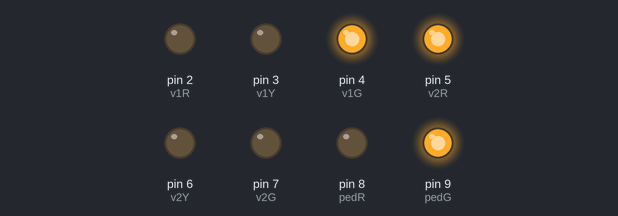
The sketch below on a simulated Arduino Uno, built with avr-gcc and run on an emulated ATmega328P. On the bench: output pins drawn as LEDs (lit = HIGH).

Above: at 2.5 s.
At 6.0 s:
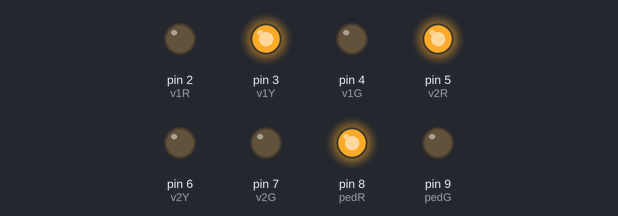
At 9.5 s:
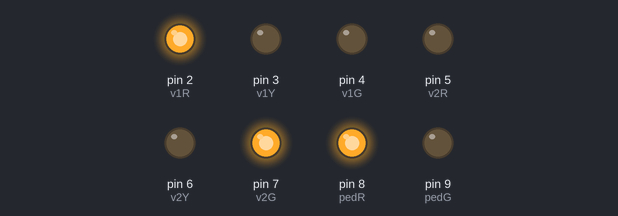
At 13.0 s:
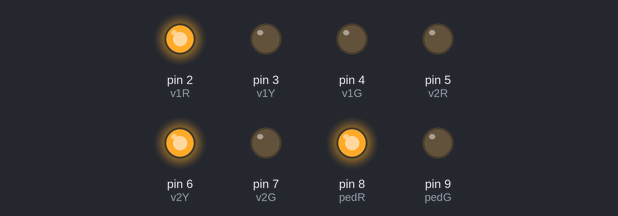
Timing chart, 0 to 18.2 s (numbered marks = the images above):
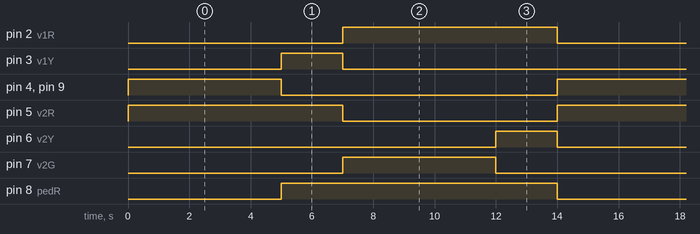

Measured:
- by itself, pin 2 (v1R), pin 5 (v2R): alternates HIGH for 7.0 s and LOW for 7.0 s
- by itself, pin 3 (v1Y), pin 6 (v2Y): alternates HIGH for 2.0 s and LOW for 12.0 s
- by itself, pin 4 (v1G), pin 7 (v2G), pin 9 (pedG): alternates HIGH for 5.0 s and LOW for 9.0 s
- by itself, pin 8 (pedR): alternates HIGH for 9.0 s and LOW for 5.0 s

The sketch:

semaforo.ino
```cpp
// Semáforo Vehicular 1 (Vía 1)
const int v1R = 2;
const int v1Y = 3;
const int v1G = 4;

// Semáforo Vehicular 2 (Vía 2)
const int v2R = 5;
const int v2Y = 6;
const int v2G = 7;

// Semáforo Peatonal
const int pedR = 8; // Rojo peatón (Alto)
const int pedG = 9; // Verde peatón (Cruce libre)

void setup() {
  // Configuramos todos los pines como salidas
  pinMode(v1R, OUTPUT); pinMode(v1Y, OUTPUT); pinMode(v1G, OUTPUT);
  pinMode(v2R, OUTPUT); pinMode(v2Y, OUTPUT); pinMode(v2G, OUTPUT);
  pinMode(pedR, OUTPUT); pinMode(pedG, OUTPUT);
}

void loop() {
  // --- FASE 1: Vía 1 en Verde, Vía 2 en Rojo. Peatones cruzan seguros ---
  digitalWrite(v1R, LOW);  digitalWrite(v1Y, LOW);  digitalWrite(v1G, HIGH);
  digitalWrite(v2R, HIGH); digitalWrite(v2Y, LOW);  digitalWrite(v2G, LOW);
  digitalWrite(pedR, LOW); digitalWrite(pedG, HIGH); // Verde peatón
  delay(5000); // 5 segundos de paso

  // --- FASE 2: Transición Vía 1 a Amarillo y Peatón a Rojo ---
  digitalWrite(v1G, LOW);  digitalWrite(v1Y, HIGH);
  digitalWrite(pedG, LOW); digitalWrite(pedR, HIGH); // Rojo peatón
  delay(2000); // 2 segundos de precaución

  digitalWrite(v1Y, LOW);  digitalWrite(v1R, HIGH); // Vía 1 pasa a Rojo

  // --- FASE 3: Vía 2 en Verde (Vía 1 se queda en Rojo) ---
  digitalWrite(v2R, LOW);  digitalWrite(v2Y, LOW);  digitalWrite(v2G, HIGH);
  delay(5000); // 5 segundos de paso para la Vía 2

  // --- FASE 4: Transición Vía 2 a Amarillo ---
  digitalWrite(v2G, LOW);  digitalWrite(v2Y, HIGH);
  delay(2000); // 2 segundos de precaución

  digitalWrite(v2Y, LOW);  digitalWrite(v2R, HIGH); // Vía 2 pasa a Rojo
}
```
